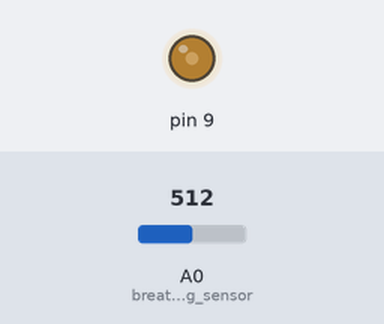
Bench run of a sketch on a simulated Arduino Uno, built with avr-gcc and run on an emulated ATmega328P. Shown: output pins drawn as LEDs (lit = HIGH). Inputs (shaded band) come from the test bench; at power-on: A0 (breathing_sensor) = 512. What the sketch prints to the serial monitor is not drawn.

Above: at 0.1 s.
Timing chart, 0 to 1.6 s (numbered marks = the images above):
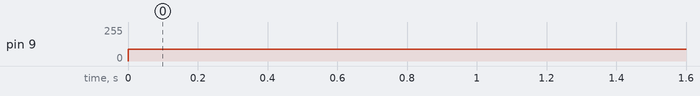

Measured:
- by itself, pin 9: 0/255 → 90/255 at 0.00 s

The sketch:

breatthing.ino
```cpp
const int breathing_sensor = A0; // sensor_pin
int breathing_raw_data = 0;
float pzt_percentage;


void setup() {
  // put your setup code here, to run once:
   pinMode(9, OUTPUT);
   Serial.begin(9600);
}

void loop() {
  // put your main code here, to run repeatedly:
  analogWrite(9,90.8);
  breathing_raw_data = analogRead(breathing_sensor);
  pzt_percentage = ((breathing_raw_data/1024) - (0.5));
  Serial.println(breathing_raw_data);
  delay(100);


}
```
